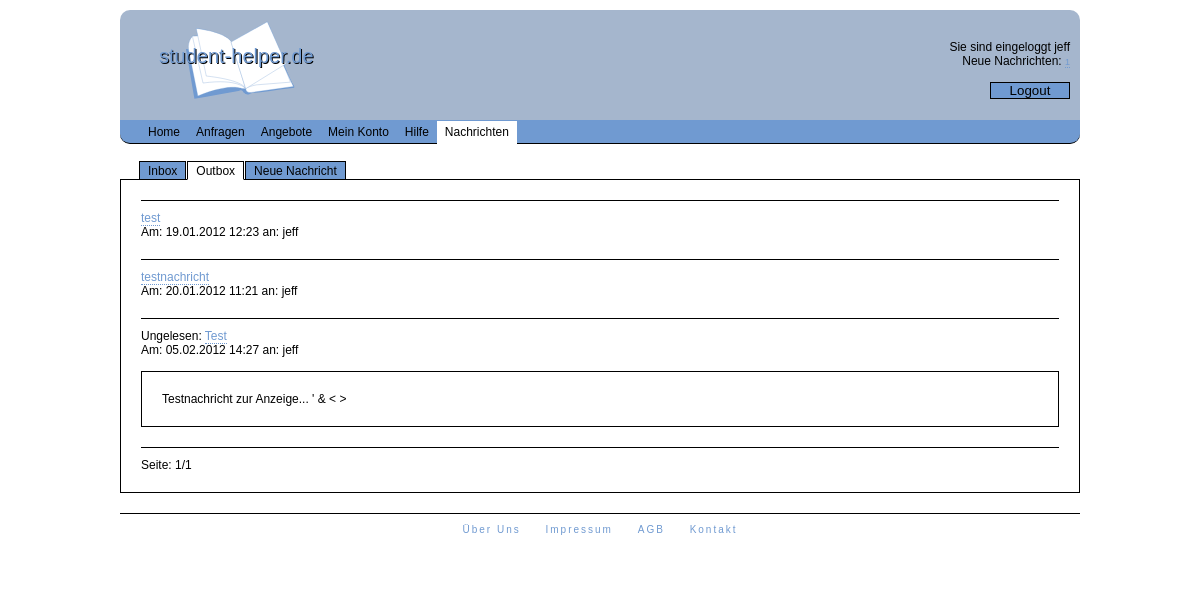
The app's page /index.php?l=nachrichten&n=outbox&mid=6 (signed in) with its own data.
### tables this page shows
CREATE TABLE IF NOT EXISTS `nachrichten` (
  `id` int(11) NOT NULL AUTO_INCREMENT,
  `uservid` int(11) NOT NULL,
  `useraid` int(11) NOT NULL,
  `datetime` varchar(19) NOT NULL,
  `betreff` varchar(30) NOT NULL,
  `text` varchar(300) NOT NULL,
  `gelesen` tinyint(1) NOT NULL,
  PRIMARY KEY (`id`)
);

CREATE TABLE IF NOT EXISTS `user` (
  `id` int(11) NOT NULL AUTO_INCREMENT,
  `nick` varchar(20) NOT NULL,
  `email` varchar(30) NOT NULL,
  `pass` varchar(32) NOT NULL,
  `hochschulid` int(11) DEFAULT NULL,
  `name` varchar(30) DEFAULT NULL,
  `vorname` varchar(30) DEFAULT NULL,
  PRIMARY KEY (`id`)
);

### auth/auth.php (called while the page is built, shortened)
<?php
$db = new Database();
if (isset($_SESSION['logedin']) && ($_SESSION['logedin'] == true)){
    if (pass_md5($_SERVER['HTTP_USER_AGENT'], substr($_SERVER["REMOTE_ADDR"],0,7)) != $_SESSION['finger']){
        $_SESSION['logedin'] = false;
        session_destroy();
    }
    else {
        $logedin = true;
    }
}
?>

### auth/pass-md5.php (called while the page is built)
<?php
function pass_md5($user, $pass){
    $hash = md5($user.'hj6zZUk.,(u00kjfdr4vdlkopcex,+#!cfdhhjn'.$pass);
    return $hash;
}
?>

### class/class.database.php (called while the page is built, shortened)
<?php
class Database {
    private $dbuser = 'swa3';
	private $dbpass = 'Shaim6ie';
	private $dbdb = 'swa3';
	public function __construct(){
	    try {
	        $this->db = new PDO('mysql:host=localhost;dbname='.$this->dbdb, $this->dbuser, $this->dbpass);
	        $this->db->setAttribute( PDO::ATTR_ERRMODE, PDO::ERRMODE_EXCEPTION );
	        $stmt = $this->db->prepare('SET NAMES utf8');
	        $stmt->execute();
	        $stmt = $this->db->prepare('SET CHARACTER SET utf8');
	        $stmt->execute();
        }
        catch (PDOException $e) {
            print "Error!: " . $e->getMessage() . "<br/>";
            die();
        }
	}
	public function select($what, $tabname, $where = null, $order = null, $limit = null){
	    try {
	        if (!$where){
	            $sql = "SELECT $what FROM $tabname";
	            $stmt = $this->db->prepare($sql);
	            $stmt->execute();
	        }
	        else {
	            $wherecond = "";
                foreach ($where AS $key => $val){
                    $wherecond .= ' AND `'.$key.'`=:'.$key;
                }
                if (!$order && !$limit){
	                $sql = "SELECT $what FROM `$tabname` WHERE ".substr($wherecond, 5);
	                $stmt = $this->db->prepare($sql);
	            }
	            foreach ($where AS $key => $val){
	                $stmt->bindParam(':'.$key, $where[$key]);
	            }
	            $stmt->execute();
	        }
	        return $stmt;
	    }
	    catch (PDOException $e) {
            print "Error!: " . $e->getMessage() . "<br/>";
            die();
        }
	}
}
?>

### content/outbox.php (the view, shortened to what this page needs)
<?php
if ($logedin){
    unset($where);
    $where['uservid'] = $_SESSION['userid'];
    $stmt = $db->select("*", "nachrichten", $where);
    $anzahl = $stmt->rowCount();
    if ($anzahl == 0){
        echo '<div id="nachhilfecontainer">Keine Einträge vorhanden</div>';
    }
    else {
        for ($x = 0; $x < $anzahl; $x++){
            $ergarr[$x] = $stmt->fetchObject();
        }
        $seiten = intval($anzahl/10);
        if (($anzahl%10) > 0){
            $seiten += 1;
        }
        if (!isset($_GET['seite'])){
            $seite = 1;
        }
        else {
            $seite = $_GET['seite'];
        }
        $start = ($seite*10)-10;
        if ($anzahl > $start+10){
            $ende = $start+10;
        }
        else {
            $ende = $anzahl;
        }
        for ($start; $start < $ende; $start++){
            $id['id'] = $ergarr[$start]->useraid;
            $uisq = $db->select("nick", "user", $id);
            $uierg = $uisq->fetchObject();
            echo '<div id="messagecontainer">
                    <div id="messagehead">';
            if ($ergarr[$start]->gelesen == 0){
                echo 'Ungelesen: ';
            }
            $lin = '';
            echo '<a href="index.php?l=nachrichten&n=outbox'.$lin.'&mid='.$ergarr[$start]->id.'">'.$ergarr[$start]->betreff.'</a></br>';
            $datum = explode("-", $ergarr[$start]->datetime);
            echo 'Am: '.$datum["2"].'.'.$datum["1"].'.'.$datum["0"].' '.$datum["3"].':'.$datum["4"].' ';
            echo 'an: '.$uierg->nick;
            echo '</div>';
            if (isset($_GET["mid"]) && ($_GET["mid"] == $ergarr[$start]->id)){
                echo '<br/><div id="messagebody">'.$ergarr[$start]->text.'</div>';
            }
            echo '</div>';
        }
        echo '<div id="seite">';
        echo 'Seite: '.$seite.'/'.$seiten;
        echo '</div>';
    }
}
?>

### style.css (style rules this page uses)
body { background-color: white ;color: black; font-family: Verdana, Arial, Helvetica, sans-serif; font-size: 12px; }
body, div, h1, h2, h3, h4, h5, h6, p, th, td, ul, li, form, input, textarea { padding: 0; margin: 0; }
a { text-decoration: none; }
a:link { color: #709AD1; }
#content a { border-bottom: 1px dotted #709AD1; }
#seite { border-top: 1px solid black; padding: 10px 0 0 0; }
#messagecontainer { border-top: 1px solid black; padding: 10px 0 20px 0; }
#messagebody { border: 1px solid black; padding: 20px; }

### records on screen
nachrichten: betreff "test", datetime "19", datetime "01", datetime "2012", datetime "12", datetime "23", user.nick "jeff"
nachrichten: betreff "testnachricht", datetime "20", datetime "01", datetime "2012", datetime "11", datetime "21", user.nick "jeff"
nachrichten: shows "Ungelesen:", betreff "Test", datetime "05", datetime "02", datetime "2012", datetime "14", datetime "27", user.nick "jeff", text "Testnachricht zur Anzeige... ' & < >"

### other values on screen
$_SESSION['usernick'] "jeff"
$news "1"
$seite "1"
$seiten "1"
